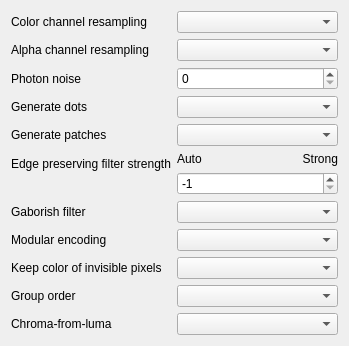
         <widget class="QWidget" name="encoderParameters">
          <attribute name="title">
           <string>Encoder parameters</string>
          </attribute>
          <layout class="QFormLayout" name="formLayout_11">
           <item row="0" column="0">
            <widget class="QLabel" name="lblResampling">
             <property name="toolTip">
              <string>&lt;html&gt;&lt;head/&gt;&lt;body&gt;&lt;p&gt;Reduces color resolution to achieve smaller files. Only recommended for low quality settings as it reduces sharpness at color transitions.&lt;/p&gt;&lt;/body&gt;&lt;/html&gt;</string>
             </property>
             <property name="text">
              <string comment="JPEG-XL encoder options">Color channel resampling</string>
             </property>
            </widget>
           </item>
           <item row="0" column="1">
            <widget class="QComboBox" name="resampling">
             <property name="toolTip">
              <string>Sets resampling option. If enabled, the image's color channels are downsampled before compression, and upsampled to original size in the decoder.</string>
             </property>
            </widget>
           </item>
           <item row="1" column="0">
            <widget class="QLabel" name="lblAlphaResampling">
             <property name="toolTip">
              <string>&lt;html&gt;&lt;head/&gt;&lt;body&gt;&lt;p&gt;Reduces transparency channel resolution for smaller files. Only recommended for low quality or when precise transparency edges aren't critical.&lt;/p&gt;&lt;/body&gt;&lt;/html&gt;</string>
             </property>
             <property name="text">
              <string>Alpha channel resampling</string>
             </property>
            </widget>
           </item>
           <item row="1" column="1">
            <widget class="QComboBox" name="extraChannelResampling">
             <property name="toolTip">
              <string>Sets resampling option. If enabled, the image's alpha channel is downsampled before compression, and upsampled to original size in the decoder.</string>
             </property>
            </widget>
           </item>
           <item row="2" column="0">
            <widget class="QLabel" name="lblPhotonNoise">
             <property name="toolTip">
              <string>&lt;html&gt;&lt;head/&gt;&lt;body&gt;&lt;p&gt;Separates camera sensor noise patterns for better compression. Higher values reconstruct more noise, useful for preserving the natural look of high-ISO photos.&lt;/p&gt;&lt;/body&gt;&lt;/html&gt;</string>
             </property>
             <property name="text">
              <string comment="JPEG-XL encoder options">Photon noise</string>
             </property>
            </widget>
           </item>
           <item row="2" column="1">
            <widget class="QSpinBox" name="photonNoise">
             <property name="sizePolicy">
              <sizepolicy hsizetype="Preferred" vsizetype="Fixed">
               <horstretch>0</horstretch>
               <verstretch>0</verstretch>
              </sizepolicy>
             </property>
             <property name="toolTip">
              <string>Adds noise to the image emulating photographic film noise, the higher the given number, the grainier the image will be.
As an example, a value of 100 gives low noise whereas a value of 3200 gives a lot of noise.
The default value is 0.</string>
             </property>
             <property name="maximum">
              <number>1000000000</number>
             </property>
            </widget>
           </item>
           <item row="3" column="0">
            <widget class="QLabel" name="lblDots">
             <property name="toolTip">
              <string>&lt;html&gt;&lt;head/&gt;&lt;body&gt;&lt;p&gt;Identifies and efficiently encodes repeating dot patterns in the image. Useful for scanned documents and certain textures.&lt;/p&gt;&lt;/body&gt;&lt;/html&gt;</string>
             </property>
             <property name="text">
              <string comment="JPEG-XL encoder options">Generate dots</string>
             </property>
            </widget>
           </item>
           <item row="3" column="1">
            <widget class="QComboBox" name="dots">
             <property name="toolTip">
              <string>Enables or disables dots generation.</string>
             </property>
            </widget>
           </item>
           <item row="4" column="0">
            <widget class="QLabel" name="label">
             <property name="toolTip">
              <string>&lt;html&gt;&lt;head/&gt;&lt;body&gt;&lt;p&gt;Identifies repeated elements (like text characters or icons) and stores them once, referencing them elsewhere. Improves compression for digital illustrations and screenshots.&lt;/p&gt;&lt;/body&gt;&lt;/html&gt;</string>
             </property>
             <property name="text">
              <string comment="JPEG-XL encoder options">Generate patches</string>
             </property>
            </widget>
           </item>
           <item row="4" column="1">
            <widget class="QComboBox" name="patches">
             <property name="toolTip">
              <string>Enables or disables patches generation.</string>
             </property>
            </widget>
           </item>
           <item row="5" column="0">
            <widget class="QLabel" name="lblEpf">
             <property name="toolTip">
              <string>&lt;html&gt;&lt;head/&gt;&lt;body&gt;&lt;p&gt;Smooths areas while preserving sharp edges, improving compression without blurring important details. Higher values apply stronger filtering.&lt;/p&gt;&lt;/body&gt;&lt;/html&gt;</string>
             </property>
             <property name="text">
              <string>Edge preserving filter strength</string>
             </property>
            </widget>
           </item>
           <item row="5" column="1">
            <layout class="QGridLayout" name="gridLayout">
             <property name="leftMargin">
              <number>0</number>
             </property>
             <property name="topMargin">
              <number>0</number>
             </property>
             <property name="rightMargin">
              <number>0</number>
             </property>
             <property name="bottomMargin">
              <number>0</number>
             </property>
             <property name="horizontalSpacing">
              <number>100</number>
             </property>
             <item row="0" column="1">
              <widget class="QLabel" name="lblMax">
               <property name="text">
                <string>Strong</string>
               </property>
               <property name="alignment">
                <set>Qt::AlignmentFlag::AlignRight|Qt::AlignmentFlag::AlignTrailing|Qt::AlignmentFlag::AlignVCenter</set>
               </property>
              </widget>
             </item>
             <item row="0" column="0">
              <widget class="QLabel" name="lblNone1">
               <property name="toolTip">
                <string>&lt;html&gt;&lt;head/&gt;&lt;body&gt;&lt;p&gt;Default (encoder chooses)&lt;/p&gt;&lt;/body&gt;&lt;/html&gt;</string>
               </property>
               <property name="text">
                <string comment="JPEG-XL encoder options">Auto</string>
               </property>
              </widget>
             </item>
             <item row="1" column="0" colspan="2">
              <widget class="KisSliderSpinBox" name="epf">
               <property name="toolTip">
                <string>Edge preserving filter level, -1 to 3. Use -1 for the default (encoder chooses), 0 to 3 to set a strength.</string>
               </property>
               <property name="minimum">
                <number>-1</number>
               </property>
               <property name="maximum">
                <number>3</number>
               </property>
               <property name="value">
                <number>-1</number>
               </property>
               <property name="pageStep" stdset="0">
                <number>1</number>
               </property>
              </widget>
             </item>
            </layout>
           </item>
           <item row="6" column="1">
            <widget class="QComboBox" name="gaborish">
             <property name="toolTip">
              <string>Enables or disables the gaborish filter.</string>
             </property>
            </widget>
           </item>
           <item row="6" column="0">
            <widget class="QLabel" name="lblGaborishFilter">
             <property name="toolTip">
              <string>&lt;html&gt;&lt;head/&gt;&lt;body&gt;&lt;p&gt;Advanced texture analysis filter that improves compression of complex textured areas while preserving visual quality.&lt;/p&gt;&lt;/body&gt;&lt;/html&gt;</string>
             </property>
             <property name="text">
              <string comment="JPEG-XL encoder options">Gaborish filter</string>
             </property>
            </widget>
           </item>
           <item row="7" column="0">
            <widget class="QLabel" name="lbModularEncoding">
             <property name="toolTip">
              <string>&lt;html&gt;&lt;head/&gt;&lt;body&gt;&lt;p&gt;Uses the Modular compression system which excels at compressing graphics with sharp edges and limited colors. Can be lossless or lossy.&lt;/p&gt;&lt;/body&gt;&lt;/html&gt;</string>
             </property>
             <property name="text">
              <string comment="JPEG-XL encoder options">Modular encoding</string>
             </property>
            </widget>
           </item>
           <item row="7" column="1">
            <widget class="QComboBox" name="modular">
             <property name="toolTip">
              <string>Enables modular encoding.</string>
             </property>
            </widget>
           </item>
           <item row="8" column="1">
            <widget class="QComboBox" name="keepInvisible">
             <property name="toolTip">
              <string>Enables or disables preserving color of invisible pixels.</string>
             </property>
            </widget>
           </item>
           <item row="9" column="1">
            <widget class="QComboBox" name="groupOrder">
             <property name="toolTip">
              <string>Determines the order in which 256x256 regions are stored in the codestream for progressive rendering.</string>
             </property>
            </widget>
           </item>
           <item row="10" column="1">
            <widget class="QComboBox" name="jpegReconCFL"/>
           </item>
           <item row="8" column="0">
            <widget class="QLabel" name="lblKeepInvisible">
             <property name="toolTip">
              <string>&lt;html&gt;&lt;head/&gt;&lt;body&gt;&lt;p&gt;Preserves color information in fully transparent areas. Disable to reduce file size when colors under transparency aren't needed.&lt;/p&gt;&lt;/body&gt;&lt;/html&gt;</string>
             </property>
             <property name="text">
              <string>Keep color of invisible pixels</string>
             </property>
            </widget>
           </item>
           <item row="9" column="0">
            <widget class="QLabel" name="lblGroupOrder">
             <property name="toolTip">
              <string>&lt;html&gt;&lt;head/&gt;&lt;body&gt;&lt;p&gt;Determines the order in which image tiles are encoded. 'Center first' prioritizes the center of the image for progressive loading, useful for web content.&lt;/p&gt;&lt;/body&gt;&lt;/html&gt;</string>
             </property>
             <property name="text">
              <string comment="JPEG-XL encoder options">Group order</string>
             </property>
            </widget>
           </item>
           <item row="10" column="0">
            <widget class="QLabel" name="lblJPEGReconCFL">
             <property name="enabled">
              <bool>true</bool>
             </property>
             <property name="toolTip">
              <string>&lt;html&gt;&lt;head/&gt;&lt;body&gt;&lt;p&gt;Predicts color from brightness information, reducing file size. Very effective for natural images where brightness and color are correlated.&lt;/p&gt;&lt;/body&gt;&lt;/html&gt;</string>
             </property>
             <property name="text">
              <string comment="JPEG-XL encoder options">Chroma-from-luma</string>
             </property>
            </widget>
           </item>
          </layout>
         </widget>
